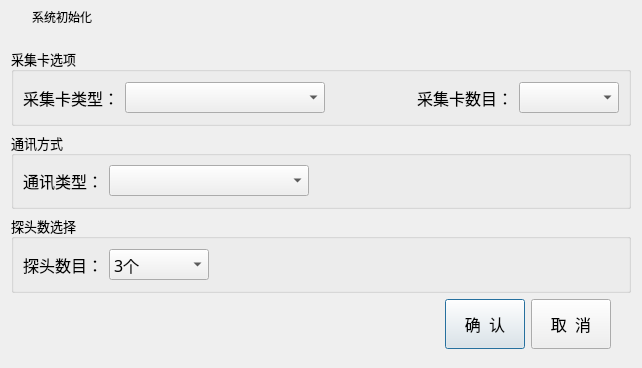
<?xml version="1.0" encoding="UTF-8"?>
<ui version="4.0">
 <class>DlgSystemInit</class>
 <widget class="QDialog" name="DlgSystemInit">
  <property name="geometry">
   <rect>
    <x>0</x>
    <y>0</y>
    <width>642</width>
    <height>368</height>
   </rect>
  </property>
  <property name="windowTitle">
   <string>Dialog</string>
  </property>
  <layout class="QVBoxLayout" name="verticalLayout">
   <property name="leftMargin">
    <number>2</number>
   </property>
   <property name="topMargin">
    <number>0</number>
   </property>
   <property name="rightMargin">
    <number>2</number>
   </property>
   <property name="bottomMargin">
    <number>10</number>
   </property>
   <item>
    <widget class="QWidget" name="widget_title" native="true">
     <property name="sizePolicy">
      <sizepolicy hsizetype="Preferred" vsizetype="Fixed">
       <horstretch>0</horstretch>
       <verstretch>0</verstretch>
      </sizepolicy>
     </property>
     <property name="minimumSize">
      <size>
       <width>100</width>
       <height>33</height>
      </size>
     </property>
     <layout class="QHBoxLayout" name="horizontalLayout_2">
      <property name="spacing">
       <number>0</number>
      </property>
      <property name="leftMargin">
       <number>0</number>
      </property>
      <property name="topMargin">
       <number>0</number>
      </property>
      <property name="rightMargin">
       <number>0</number>
      </property>
      <property name="bottomMargin">
       <number>0</number>
      </property>
      <item>
       <widget class="QLabel" name="lab_Ico">
        <property name="sizePolicy">
         <sizepolicy hsizetype="Minimum" vsizetype="Preferred">
          <horstretch>0</horstretch>
          <verstretch>0</verstretch>
         </sizepolicy>
        </property>
        <property name="minimumSize">
         <size>
          <width>30</width>
          <height>0</height>
         </size>
        </property>
        <property name="text">
         <string/>
        </property>
        <property name="alignment">
         <set>Qt::AlignCenter</set>
        </property>
       </widget>
      </item>
      <item>
       <widget class="QLabel" name="lab_Title">
        <property name="sizePolicy">
         <sizepolicy hsizetype="Expanding" vsizetype="Preferred">
          <horstretch>0</horstretch>
          <verstretch>0</verstretch>
         </sizepolicy>
        </property>
        <property name="styleSheet">
         <string notr="true">font: 10pt &quot;微软雅黑&quot;;</string>
        </property>
        <property name="text">
         <string>系统初始化</string>
        </property>
        <property name="alignment">
         <set>Qt::AlignLeading|Qt::AlignLeft|Qt::AlignVCenter</set>
        </property>
       </widget>
      </item>
      <item>
       <widget class="QWidget" name="widget_menu" native="true">
        <property name="sizePolicy">
         <sizepolicy hsizetype="Minimum" vsizetype="Preferred">
          <horstretch>0</horstretch>
          <verstretch>0</verstretch>
         </sizepolicy>
        </property>
        <layout class="QHBoxLayout" name="horizontalLayout">
         <property name="spacing">
          <number>0</number>
         </property>
         <property name="leftMargin">
          <number>0</number>
         </property>
         <property name="topMargin">
          <number>0</number>
         </property>
         <property name="rightMargin">
          <number>0</number>
         </property>
         <property name="bottomMargin">
          <number>0</number>
         </property>
         <item>
          <widget class="QPushButton" name="btnMenu_Close">
           <property name="sizePolicy">
            <sizepolicy hsizetype="Minimum" vsizetype="Expanding">
             <horstretch>0</horstretch>
             <verstretch>0</verstretch>
            </sizepolicy>
           </property>
           <property name="minimumSize">
            <size>
             <width>40</width>
             <height>0</height>
            </size>
           </property>
           <property name="cursor">
            <cursorShape>ArrowCursor</cursorShape>
           </property>
           <property name="focusPolicy">
            <enum>Qt::NoFocus</enum>
           </property>
           <property name="toolTip">
            <string>关闭</string>
           </property>
           <property name="text">
            <string/>
           </property>
           <property name="flat">
            <bool>true</bool>
           </property>
          </widget>
         </item>
        </layout>
       </widget>
      </item>
     </layout>
    </widget>
   </item>
   <item>
    <widget class="QWidget" name="widget" native="true">
     <layout class="QVBoxLayout" name="verticalLayout_2">
      <item>
       <widget class="QGroupBox" name="groupBox">
        <property name="font">
         <font>
          <family>微软雅黑</family>
          <pointsize>10</pointsize>
         </font>
        </property>
        <property name="title">
         <string>采集卡选项</string>
        </property>
        <layout class="QHBoxLayout" name="horizontalLayout_3">
         <item>
          <widget class="QLabel" name="label_2">
           <property name="font">
            <font>
             <family>微软雅黑</family>
             <pointsize>12</pointsize>
            </font>
           </property>
           <property name="text">
            <string>采集卡类型：</string>
           </property>
          </widget>
         </item>
         <item>
          <widget class="QComboBox" name="comboBoxCameraType">
           <property name="minimumSize">
            <size>
             <width>200</width>
             <height>0</height>
            </size>
           </property>
           <property name="font">
            <font>
             <family>微软雅黑</family>
             <pointsize>12</pointsize>
            </font>
           </property>
          </widget>
         </item>
         <item>
          <spacer name="horizontalSpacer_2">
           <property name="orientation">
            <enum>Qt::Horizontal</enum>
           </property>
           <property name="sizeHint" stdset="0">
            <size>
             <width>40</width>
             <height>20</height>
            </size>
           </property>
          </spacer>
         </item>
         <item>
          <widget class="QLabel" name="label_3">
           <property name="font">
            <font>
             <family>微软雅黑</family>
             <pointsize>12</pointsize>
            </font>
           </property>
           <property name="text">
            <string>采集卡数目：</string>
           </property>
          </widget>
         </item>
         <item>
          <widget class="QComboBox" name="comboBoxCameraNum">
           <property name="minimumSize">
            <size>
             <width>100</width>
             <height>0</height>
            </size>
           </property>
           <property name="font">
            <font>
             <family>微软雅黑</family>
             <pointsize>12</pointsize>
            </font>
           </property>
          </widget>
         </item>
        </layout>
       </widget>
      </item>
      <item>
       <widget class="QGroupBox" name="groupBox_2">
        <property name="font">
         <font>
          <family>微软雅黑</family>
          <pointsize>10</pointsize>
         </font>
        </property>
        <property name="title">
         <string>通讯方式</string>
        </property>
        <layout class="QHBoxLayout" name="horizontalLayout_5">
         <item>
          <widget class="QLabel" name="label_5">
           <property name="font">
            <font>
             <family>微软雅黑</family>
             <pointsize>12</pointsize>
            </font>
           </property>
           <property name="text">
            <string>通讯类型：</string>
           </property>
          </widget>
         </item>
         <item>
          <widget class="QComboBox" name="comboBoxIOType">
           <property name="minimumSize">
            <size>
             <width>200</width>
             <height>0</height>
            </size>
           </property>
           <property name="font">
            <font>
             <family>微软雅黑</family>
             <pointsize>12</pointsize>
            </font>
           </property>
          </widget>
         </item>
         <item>
          <spacer name="horizontalSpacer_3">
           <property name="orientation">
            <enum>Qt::Horizontal</enum>
           </property>
           <property name="sizeHint" stdset="0">
            <size>
             <width>305</width>
             <height>20</height>
            </size>
           </property>
          </spacer>
         </item>
        </layout>
       </widget>
      </item>
      <item>
       <widget class="QGroupBox" name="groupBox_3">
        <property name="font">
         <font>
          <family>微软雅黑</family>
          <pointsize>10</pointsize>
         </font>
        </property>
        <property name="title">
         <string>探头数选择</string>
        </property>
        <layout class="QHBoxLayout" name="horizontalLayout_6">
         <item>
          <widget class="QLabel" name="label_6">
           <property name="font">
            <font>
             <family>微软雅黑</family>
             <pointsize>12</pointsize>
            </font>
           </property>
           <property name="text">
            <string>探头数目：</string>
           </property>
          </widget>
         </item>
         <item>
          <widget class="QComboBox" name="comboBoxIProbNum">
           <property name="minimumSize">
            <size>
             <width>100</width>
             <height>0</height>
            </size>
           </property>
           <property name="font">
            <font>
             <family>微软雅黑</family>
             <pointsize>12</pointsize>
            </font>
           </property>
           <item>
            <property name="text">
             <string>3个</string>
            </property>
           </item>
           <item>
            <property name="text">
             <string>20个</string>
            </property>
           </item>
          </widget>
         </item>
         <item>
          <spacer name="horizontalSpacer_4">
           <property name="orientation">
            <enum>Qt::Horizontal</enum>
           </property>
           <property name="sizeHint" stdset="0">
            <size>
             <width>305</width>
             <height>20</height>
            </size>
           </property>
          </spacer>
         </item>
        </layout>
       </widget>
      </item>
      <item>
       <layout class="QHBoxLayout" name="horizontalLayout_4">
        <property name="rightMargin">
         <number>20</number>
        </property>
        <item>
         <spacer name="horizontalSpacer">
          <property name="orientation">
           <enum>Qt::Horizontal</enum>
          </property>
          <property name="sizeHint" stdset="0">
           <size>
            <width>40</width>
            <height>20</height>
           </size>
          </property>
         </spacer>
        </item>
        <item>
         <widget class="QPushButton" name="pushButtonOK">
          <property name="minimumSize">
           <size>
            <width>80</width>
            <height>50</height>
           </size>
          </property>
          <property name="font">
           <font>
            <family>微软雅黑</family>
            <pointsize>12</pointsize>
           </font>
          </property>
          <property name="text">
           <string>确  认</string>
          </property>
         </widget>
        </item>
        <item>
         <widget class="QPushButton" name="pushButtonCancel">
          <property name="minimumSize">
           <size>
            <width>80</width>
            <height>50</height>
           </size>
          </property>
          <property name="font">
           <font>
            <family>微软雅黑</family>
            <pointsize>12</pointsize>
           </font>
          </property>
          <property name="text">
           <string>取  消</string>
          </property>
         </widget>
        </item>
       </layout>
      </item>
     </layout>
    </widget>
   </item>
  </layout>
 </widget>
 <resources/>
 <connections/>
</ui>
